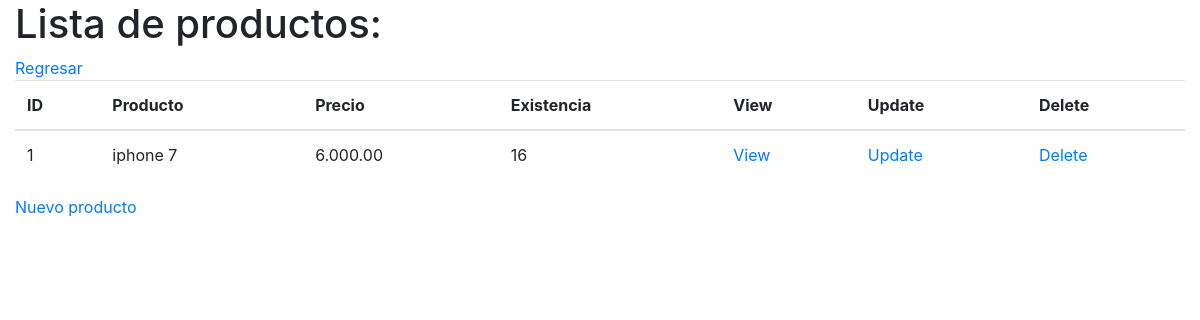
The app's page /productos/index.php, older data.
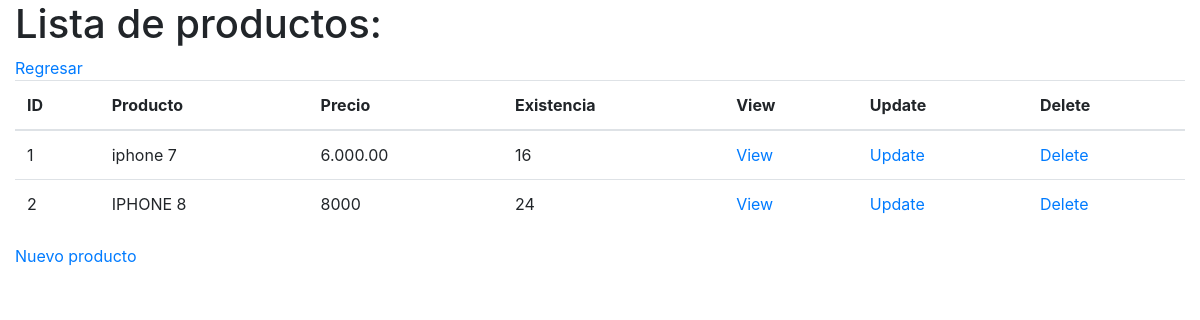
The same page, newer data.
### tables this page shows
CREATE TABLE productos(
    id_producto integer primary key autoincrement,
    producto varchar(100) not null,
    precio integer not null,
    existencia integer not null
);

### productos/db/db_list.php (the view)
<?php
    $db = new SQLite3("../tienda.db");
    $resultado = $db->query("SELECT * from productos;");
    $table = "
        <table class='table'>
            <thead>
            <tr>
                <th>ID</th>
                <th>Producto</th>
                <th>Precio</th>
                <th>Existencia</th>
                <th>View</th>
                <th>Update</th>
                <th>Delete</th>
            </tr>
            </thead>
            ";
    print($table);
    while ($row = $resultado->fetchArray()) {
        $id_producto = $row['id_producto'];
        $producto = $row['producto'];
        $precio = $row['precio'];
        $existencia = $row['existencia'];
        $table = "
            <tr>
                <td>$id_producto</td>
                <td>$producto</td>
                <td>$precio</td>
                <td>$existencia</td>
                <td><a href='view.php?id_persona=$id_persona'>View</a></td>
                <td><a href='update.php?id_persona=$id_persona'>Update</a></td>
                <td><a href='delete.php?id_persona=$id_persona'>Delete</a></td>
            </tr>
        ";
        print($table);
    }
    print("</table>");
?>

### productos/index.php (shortened to what this page needs)
<!doctype html>
<html lang="en">
<head>
    <link rel="stylesheet" href="https://cdn.jsdelivr.net/npm/bootstrap@4.5.3/dist/css/bootstrap.min.css">
</head>
<body>
    <div class="container-fluid">
        <h1>Lista de productos:</h1>
        <a href="../index.php">Regresar</a>
        <?php include 'db/db_list.php'; ?>
        <a href="insert.php">Nuevo producto</a>
    </div>
</body>
</html>

Row changes from the older to the newer data that the page shows:
added productos: id_producto "2", producto "IPHONE 8", precio "8000", existencia "24"
